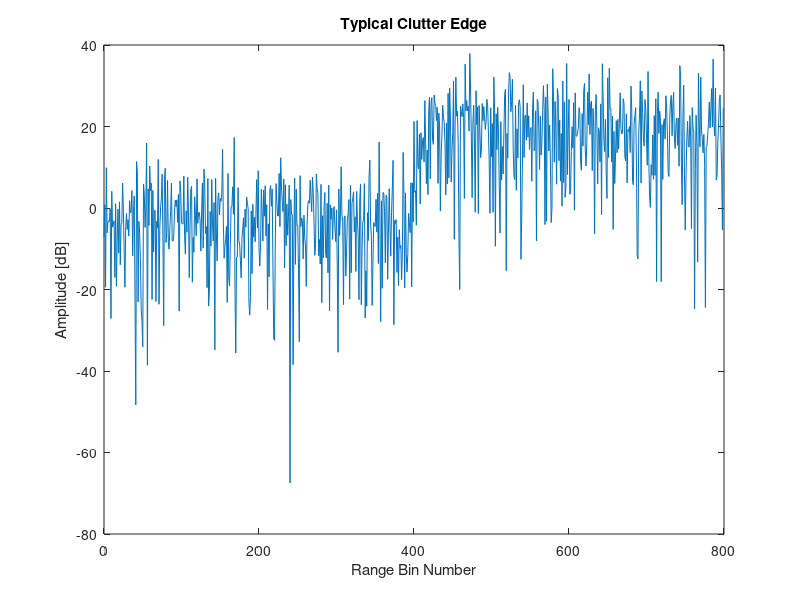

The MATLAB script that drew this image:
%% File information
% Written by M. Y. Martin (MRTMOG014)
% EEE4022S (2018)
% Clutter_Edge.m: Generate simulated clutter edge in Gaussian noise

%% Setup
clc;
close all;
clear;

%% Define inputs and parameters
D = 800;                                % length of data; number of samples
N = 24;                                 % length of window
j = 1i;                                 % use j as sqrt(-1)
PFA = 10^-3;                            % desired PFA
SNR_dB = 20;                            % desired SNR in dB
SNR = 10^(SNR_dB/10);                   % convert dB to linear
t = 0;                                  % targets + interfering targets (max 3)
v = 12;                                 % variance of noise in clutter edge; v = 1 => no clutter edge
d = 0;                                  % number of samples from centre to clutter edge start (distance)

% 1xD matrix of complex Gaussian noise: (I + jQ)/sqrt(2); v scales second part => clutter edge
noise = [((randn(1,(D/2) + d) + j.*randn(1,(D/2) + d))/sqrt(2)),(sqrt(v)*(randn(1,(D/2) - d) + j.*randn(1,(D/2) - d))/sqrt(2))];

% mean noise power for square law
P_Noise = (mean(real(noise).^2) + mean(imag(noise).^2));

% noise variance before square law detector
V_noise = var(real(noise) + imag(noise));

% insert target(s)
target_voltage = sqrt(SNR);
target_signal = target_voltage*randn(1,t)*(1 + j)/sqrt(2);
signal = real(noise).^2 + imag(noise).^2;
for y = 0:(t - 1)   % update signal with targets from centre of data at intervals of 3 samples ???
    signal((D/2) + 1 + 3*y) = signal((D/2) + 1 + 3*y) + real(target_signal(y + 1)).^2 + imag(target_signal(y + 1)).^2;
end

% compute CA-CFAR interference statistic 'g'
g = zeros(D,1);
for CUT = (N/2 + 1):1:(D - N/2)    % first N/2 and last N/2 samples in signal will NOT become the CUT (eg. 9 to 392)
    g(CUT) = mean([signal((CUT - N/2):(CUT - 1)) signal((CUT + 1):(CUT + N/2))]); % cell-average data in window (excluding CUT)
end

% compute CA-CFAR constant 'a' for desired PFA
a = N.*(PFA.^(-(1./N)) - 1);    % 1xk size

% compute detection threshold 'T'
T = a.*g;  %1xk

% plot the relevant information
x = 0:(D - 1); % x-axis sample number
figure;
plot(x,20*log10(signal));
hold on;
xlabel('Range Bin Number');
ylabel('Amplitude [dB]');
title('Typical Clutter Edge');
